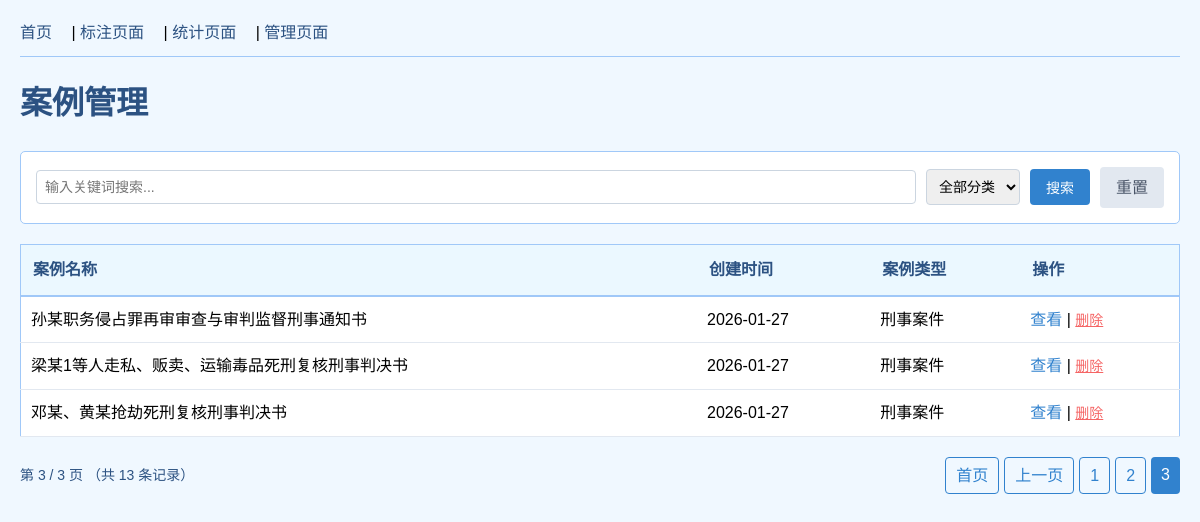
The page /manage?page=3&keyword=&sort= on the database its author committed.
### app/database.py (models this page shows, shortened)
class Case(db.Model):
    __tablename__ = 'cases'
    id = db.Column(db.Integer, primary_key=True)
    name = db.Column(db.String(50), nullable=False, unique=True)
    time = db.Column(db.Date, default=date.today)
    sort = db.Column(db.String(10))
    cause = db.Column(db.String(200))
    result = db.Column(db.String(200))
    content = db.Column(db.Text)
    browses = db.Column(db.Integer, default=0)
    summary = db.Column(db.Text, default='')  # 文本摘要
    keywords = db.Column(db.Text, default='[]')  # 关键词列表（JSON格式）
    is_nlp_analyzed = db.Column(db.Boolean, default=False)  # 是否已分析
    analyzed_at = db.Column(db.DateTime)  # 分析时间
    __table_args__ = (
        db.Index('idx_case_sort', sort),              # 分类筛选
    )

### app/manage.py (the view)
@manage_bp.route('/manage')
def manage():
    page = request.args.get('page', 1, type=int)
    per_page = 5
    keyword = request.args.get('keyword', '').strip()
    sort_type = request.args.get('sort', '').strip()
    query = get_search_query(keyword, sort_type)
    pagination = get_paginated_cases(query, page, per_page)
    cases = pagination.items
    filtered_count = query.count()
    return render_template('manage.html',
                         cases=cases,
                         pagination=pagination,
                         keyword=keyword,
                         selected_sort=sort_type,
                         filtered_count=filtered_count)

### app/manage.py (called while the page is built)
def get_search_query(keyword=None, sort_type=None):
    query = Case.query
    if keyword:
        query = query.filter(Case.keywords.contains(keyword))
    if sort_type:
        query = query.filter(Case.sort == sort_type)
    return query

def get_paginated_cases(query, page=1, per_page=5):
    return query.order_by(Case.id.desc()).paginate(
        page=page,
        per_page=per_page,
        error_out=False
    )

### app/templates/manage.html (shortened to what this page needs)
<!DOCTYPE html>
<html>
<head>
</head>
<body>
    <div class="nav">
        <a href="/">首页</a> |
        <a href="/annotate">标注页面</a> |
        <a href="/statistic">统计页面</a> |
        <a href="/manage">管理页面</a>
    </div>
    <h1>案例管理</h1>
    <div style="margin: 20px 0; padding: 15px; background-color: white; border: 1px solid #a0c8f8; border-radius: 5px;">
        <form method="GET" action="/manage" style="display: flex; gap: 10px; align-items: center;">
            <input type="text"
                   name="keyword"
                   placeholder="输入关键词搜索..."
                   style="flex: 1; padding: 8px; border: 1px solid #cbd5e0; border-radius: 4px;"
                   value="{{ keyword or '' }}">
            <select name="sort" style="padding: 8px; border: 1px solid #cbd5e0; border-radius: 4px;">
            <option value="">全部分类</option>
           </select>
            <button type="submit"
                    style="padding: 8px 16px; background-color: #3182ce; color: white; border: none; border-radius: 4px; cursor: pointer;">
                搜索
            </button>
            <a href="/manage"
               style="padding: 8px 16px; background-color: #e2e8f0; color: #4a5568; border-radius: 4px; text-decoration: none;">
                重置
            </a>
        </form>
    </div>
    <table>
        <tr>
            <th>案例名称</th>
            <th>创建时间</th>
            <th>案例类型</th>
            <th>操作</th>
        </tr>
        {% for case in cases %}
        <tr>
            <td>
                {{ case.name }}
            </td>
            <td>{{ case.time }}</td>
            <td>{{ case.sort }}</td>
            <td>
                <a href="/annotate?case_id={{ case.id }}">查看</a>
                |
                <form action="/delete/{{ case.id }}" method="POST" style="display: inline;">
                    <button type="submit" onclick="return confirm('确定删除【{{ case.name }}】吗？')"
                             style="background: none; border: none; color: #f56565; cursor: pointer; text-decoration: underline; padding: 0; font-size: 14px;">
                        删除
                    </button>
                </form>
            </td>
        </tr>
        {% endfor %}
    </table>
    <div class="pagination">
        <div class="pagination-info">
            {% if pagination.pages > 1 %}
                第 {{ pagination.page }} / {{ pagination.pages }} 页
            {% endif %}
            （共 {{ filtered_count }} 条记录）
        </div>
        {% if pagination.pages > 1 %}
        <div class="pagination-links">
            {% if pagination.has_prev %}
                <a href="{{ url_for('manage.manage', page=1, keyword=keyword, sort=selected_sort) }}">首页</a>
                <a href="{{ url_for('manage.manage', page=pagination.prev_num, keyword=keyword, sort=selected_sort) }}">上一页</a>
            {% endif %}
            {% for page_num in pagination.iter_pages(left_edge=1, right_edge=1, left_current=1, right_current=2) %}
                {% if page_num %}
                    {% if page_num == pagination.page %}
                        <span class="current">{{ page_num }}</span>
                    {% else %}
                        <a href="{{ url_for('manage.manage', page=page_num, keyword=keyword, sort=selected_sort) }}">{{ page_num }}</a>
                    {% endif %}
                {% else %}
                    <span class="ellipsis">...</span>
                {% endif %}
            {% endfor %}
        </div>
        {% endif %}
    </div>
</body>
</html>

### app/templates/manage.html (style rules this page uses)
body { background-color: #f0f8ff; font-family: Arial, sans-serif; margin: 20px; line-height: 1.6; }
h1 { color: #2c5282; }
table { width: 100%; border-collapse: collapse; margin: 20px 0; background-color: white; border: 1px solid #a0c8f8; }
th { background-color: #ebf8ff; color: #2c5282; padding: 12px; text-align: left; border-bottom: 2px solid #a0c8f8; }
td { padding: 10px; border-bottom: 1px solid #e2e8f0; }
a { color: #3182ce; text-decoration: none; }
button { background-color: #f56565; color: white; border: none; padding: 4px 8px; border-radius: 3px; cursor: pointer; font-size: 14px; }
input[type="text"], select { font-size: 14px; padding: 8px; border: 1px solid #cbd5e0; border-radius: 4px; }
.pagination { margin: 20px 0; display: flex; justify-content: space-between; align-items: center; }
.pagination-info { color: #2c5282; font-size: 14px; }
.pagination-links { display: flex; gap: 5px; }
.pagination-links a { padding: 5px 10px; border: 1px solid #3182ce; border-radius: 4px; text-decoration: none; color: #3182ce; }
.pagination-links .current { padding: 5px 10px; background-color: #3182ce; color: white; border-radius: 4px; }
.nav { margin-bottom: 20px; padding-bottom: 10px; border-bottom: 1px solid #a0c8f8; }
.nav a { margin-right: 15px; color: #2c5282; }

### rows shown on the page
Case: name "孙某职务侵占罪再审审查与审判监督刑事通知书", time "2026-01-27", sort "刑事案件"
Case: name "梁某1等人走私、贩卖、运输毒品死刑复核刑事判决书", time "2026-01-27", sort "刑事案件"
Case: name "邓某、黄某抢劫死刑复核刑事判决书", time "2026-01-27", sort "刑事案件"

### other values the page prints
{{ pagination.page }} "3"
{{ pagination.pages }} "3"
{{ filtered_count }} "13"
{{ page_num }} "1" "2"
{{ page_num }} "3"
